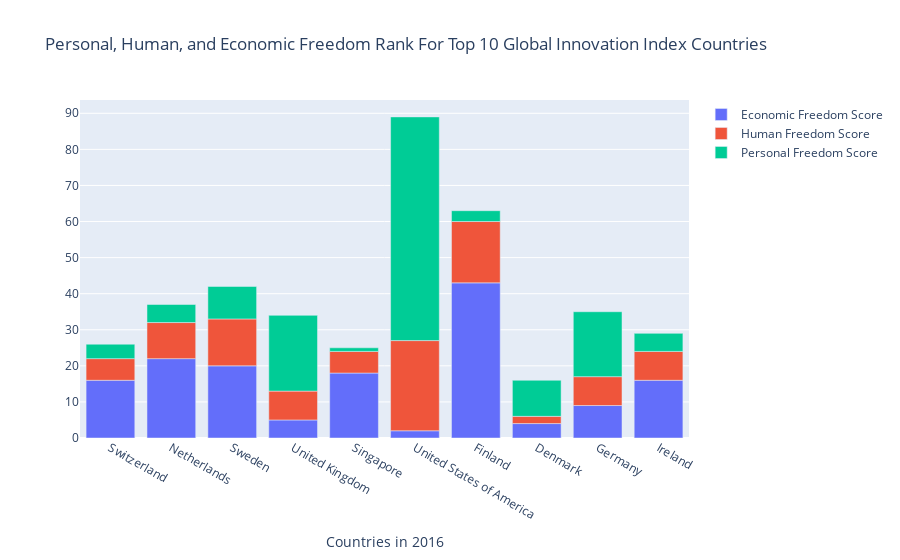

Notebook code cell kept with this figure:
### Markdown cell above
These are the top 10 economies according to the Global Innovation Index

### Code cell
data=pd.read_csv("hfi_cc_2018.csv")
hdi = ['Switzerland', 'Netherlands', 'Sweden', 'United Kingdom', 'Ireland', 'Singapore', 'United States of America', 'Finland', 'Denmark','Germany']
df_innovation = df[df.Economy.isin(hdi)]
data_innovation = data[data.countries.isin(hdi)]
# import graph objects as "go"
import plotly.graph_objs as go

x = df_innovation.Economy

trace1 = {
  'x': x,
  'y': data_innovation.ef_rank,
  'name': 'Economic Freedom Score',
  'type': 'bar'
};
trace2 = {
  'x': x,
  'y': data_innovation.hf_rank,
  'name': 'Human Freedom Score',
  'type': 'bar'
};
trace3 = {
  'x': x,
  'y': data_innovation['pf_rank'],
  'name': 'Personal Freedom Score',
  'type': 'bar'
};
data = [trace1, trace2, trace3];
layout = {
  'xaxis': {'title': ' Countries in 2016'},
  'barmode': 'relative',
  'title': 'Personal, Human, and Economic Freedom Rank For Top 10 Global Innovation Index Countries'
};
fig = go.Figure(data = data, layout = layout)
iplot(fig)

### Figure 1 — Plotly figure (JSON) as saved in the notebook; plotly's stock layout.template omitted (floating-point values rounded to 4 significant figures)
{"data": [{"name": "Economic Freedom Score", "type": "bar", "x": ["Switzerland", "Netherlands", "Sweden", "United Kingdom", "Singapore", "United States of America", "Finland", "Denmark", "Germany", "Ireland"], "y": [16, 22, 20, 5, 18, 2, 43, 4, 9, 16, 20, 24, 5, 17, 2, 25, 4, 7, 13, 17, 26, 6, 21, 2, 28, 4, 10, 18, 15, 21, 6, 27, 2, 36, 4, 8, 24, 11, 19, 7, 27, 2, 31, 4, 9, 14, 10, 18, 11, 24, 2, 25, 4, 9, 13, 12, 19, 16, 28, 2, 22, 4, 8, 15, 13, 18, 12, 27, 2, 33, 4, 5, 10, 12, 29, 11, 24, 2, 36, 4, 8]}, {"name": "Human Freedom Score", "type": "bar", "x": ["Switzerland", "Netherlands", "Sweden", "United Kingdom", "Singapore", "United States of America", "Finland", "Denmark", "Germany", "Ireland"], "y": [6, 10, 13, 8, 6, 25, 17, 2, 8, 8, 6, 13, 4, 7, 25, 13, 3, 9, 7, 6, 12, 14, 13, 27, 15, 3, 10, 5, 6, 12, 9, 13, 36, 15, 3, 10, 8, 4, 13, 9, 15, 39, 11, 3, 10, 7, 4, 10, 12, 14, 37, 8, 3, 9, 7, 4, 14, 12, 15, 28, 9, 3, 10, 8, 6, 14, 11, 17, 23, 10, 3, 7, 4, 6, 18, 10, 13, 27, 11, 3, 9]}, {"name": "Personal Freedom Score", "type": "bar", "x": ["Switzerland", "Netherlands", "Sweden", "United Kingdom", "Singapore", "United States of America", "Finland", "Denmark", "Germany", "Ireland"], "y": [4, 5, 9, 21, 1, 62, 3, 10, 18, 5, 1, 8, 19, 4, 60, 7, 10, 16, 3, 2, 9, 27, 13, 55, 10, 8, 14, 2, 3, 9, 17, 12, 71, 5, 10, 15, 2, 4, 9, 18, 11, 78, 3, 5, 15, 2, 1, 8, 18, 9, 80, 3, 5, 15, 3, 2, 13, 16, 10, 69, 4, 6, 21, 2, 1, 12, 17, 10, 60, 3, 6, 14, 4, 3, 11, 18, 9, 64, 2, 6, 15]}], "layout": {"barmode": "relative", "title": {"text": "Personal, Human, and Economic Freedom Rank For Top 10 Global Innovation Index Countries"}, "xaxis": {"title": {"text": " Countries in 2016"}}}}
